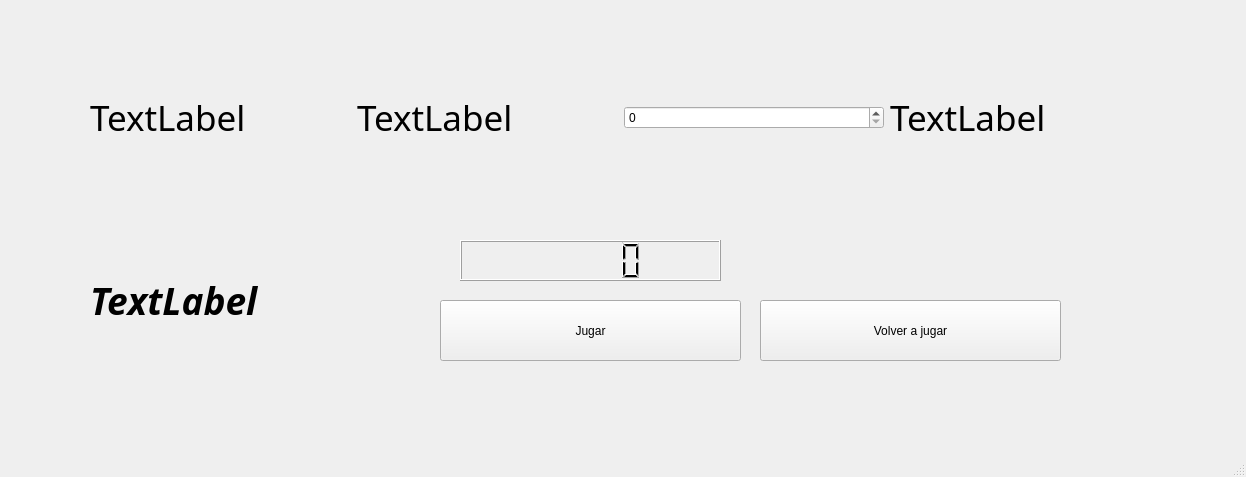
<?xml version="1.0" encoding="UTF-8"?>
<ui version="4.0">
 <class>MainWindow</class>
 <widget class="QMainWindow" name="MainWindow">
  <property name="geometry">
   <rect>
    <x>0</x>
    <y>0</y>
    <width>1246</width>
    <height>477</height>
   </rect>
  </property>
  <property name="windowTitle">
   <string>MainWindow</string>
  </property>
  <widget class="QWidget" name="centralwidget">
   <widget class="QWidget" name="horizontalLayoutWidget">
    <property name="geometry">
     <rect>
      <x>90</x>
      <y>42</y>
      <width>1061</width>
      <height>151</height>
     </rect>
    </property>
    <layout class="QHBoxLayout" name="horizontalLayout">
     <item>
      <widget class="QLabel" name="label">
       <property name="font">
        <font>
         <family>Segoe Fluent Icons</family>
         <pointsize>26</pointsize>
        </font>
       </property>
       <property name="text">
        <string>TextLabel</string>
       </property>
      </widget>
     </item>
     <item>
      <widget class="QLabel" name="label_3">
       <property name="font">
        <font>
         <family>Segoe Fluent Icons</family>
         <pointsize>26</pointsize>
        </font>
       </property>
       <property name="text">
        <string>TextLabel</string>
       </property>
      </widget>
     </item>
     <item>
      <widget class="QSpinBox" name="spinBox"/>
     </item>
     <item>
      <widget class="QLabel" name="label_2">
       <property name="font">
        <font>
         <family>Segoe Fluent Icons</family>
         <pointsize>26</pointsize>
        </font>
       </property>
       <property name="text">
        <string>TextLabel</string>
       </property>
      </widget>
     </item>
    </layout>
   </widget>
   <widget class="QPushButton" name="pushButton">
    <property name="geometry">
     <rect>
      <x>440</x>
      <y>300</y>
      <width>301</width>
      <height>61</height>
     </rect>
    </property>
    <property name="text">
     <string>Jugar</string>
    </property>
   </widget>
   <widget class="QLCDNumber" name="lcdNumber">
    <property name="geometry">
     <rect>
      <x>460</x>
      <y>240</y>
      <width>261</width>
      <height>41</height>
     </rect>
    </property>
   </widget>
   <widget class="QLabel" name="puntaje">
    <property name="geometry">
     <rect>
      <x>90</x>
      <y>250</y>
      <width>241</width>
      <height>101</height>
     </rect>
    </property>
    <property name="font">
     <font>
      <family>Sitka Text</family>
      <pointsize>28</pointsize>
      <italic>true</italic>
      <bold>true</bold>
     </font>
    </property>
    <property name="text">
     <string>TextLabel</string>
    </property>
   </widget>
   <widget class="QPushButton" name="pushButton_2">
    <property name="geometry">
     <rect>
      <x>760</x>
      <y>300</y>
      <width>301</width>
      <height>61</height>
     </rect>
    </property>
    <property name="text">
     <string>Volver a jugar</string>
    </property>
   </widget>
  </widget>
  <widget class="QMenuBar" name="menubar">
   <property name="geometry">
    <rect>
     <x>0</x>
     <y>0</y>
     <width>1246</width>
     <height>21</height>
    </rect>
   </property>
  </widget>
  <widget class="QStatusBar" name="statusbar"/>
 </widget>
 <resources/>
 <connections/>
</ui>
